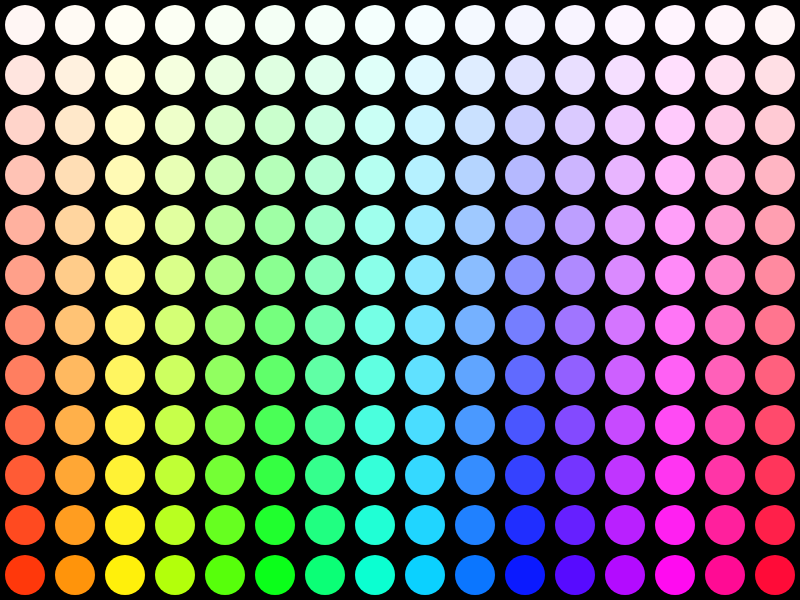
Frame 1 (no input)
Frame 60 (no input): identical to frame 1, image omitted
Frame 120 (the mouse pressed at the canvas centre since frame 60): identical to frame 1, image omitted

The p5.js sketch that drew this single still picture (run headless with seeded random() and noise() and a simulated clock; from frame 60 on, the mouse is pressed at the canvas centre):

// p5.js sketch
// ── sketch.js
let gridStep = 50;
let radius = 20;
let velX, velY = 2;

function setup() {
  createCanvas(800, 600);
  colorMode(HSB, width, height, 100);
  background(30, 80, 80);

}

function draw() {
  background(0);
  
  
  //showGrid();
  noStroke();
  for (let x = 0; x < width / gridStep; x++) {
    for (let y = 0; y < height / gridStep; y++) {
      //console.log(x, y);
      let posX = (x * gridStep) + (gridStep * 0.5);
      let posY = (y * gridStep) + (gridStep * 0.5);
      
      //posX += random(-5, 5);
      //posY += raondom(-5, 5);
      
      
      fill(posX, posY, 180);
      circle(posX, posY, radius * 2);
    }
  }
}

function showGrid() {
  stroke(0);
  for (let x = 0; x < width; x = x + gridStep) {
    line(x, 0, x, height);
  }

  stroke(270, 100, 100);
  for (let y = 0; y < height; y += gridStep) {
    line(0, y, width, y);
  }
}
